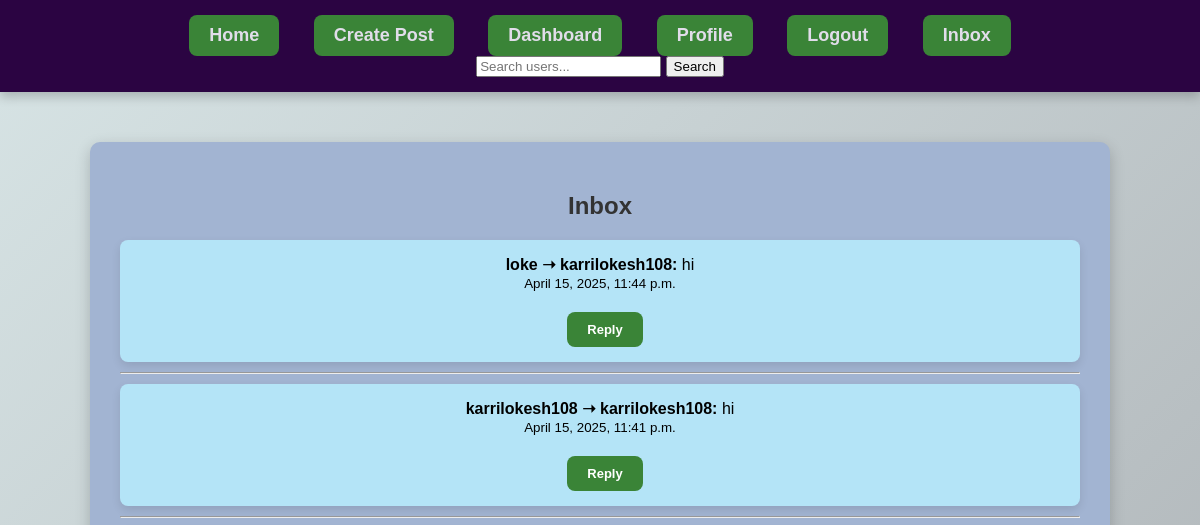
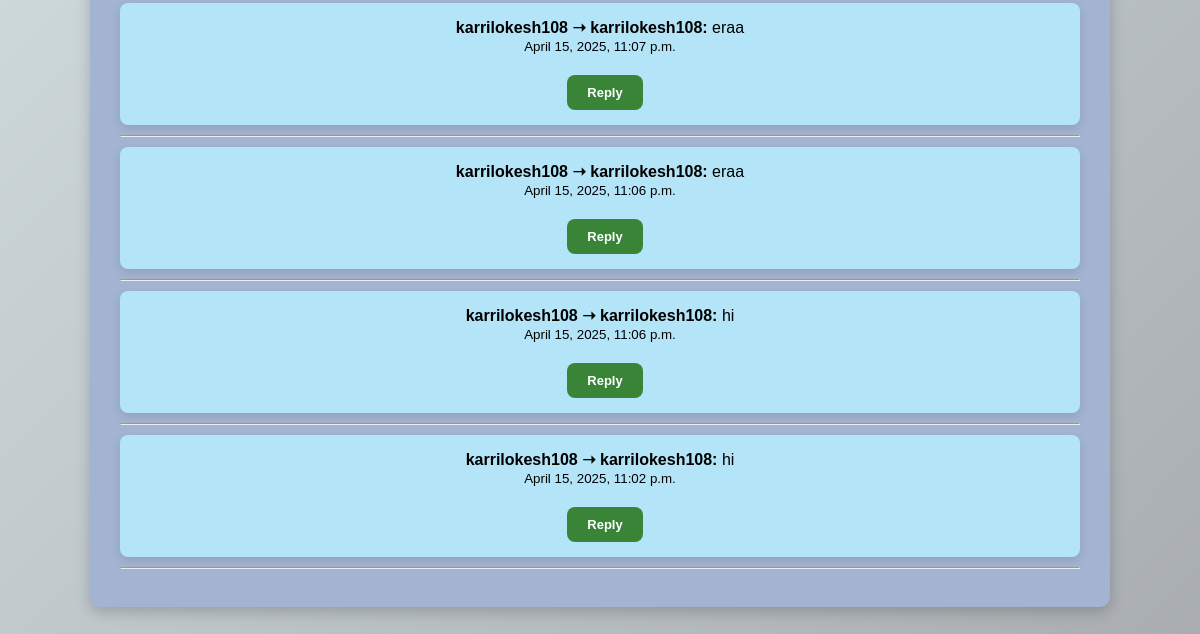
Before: /posts/inbox/ (signed in) with the older database file (2 pictures, top to bottom).
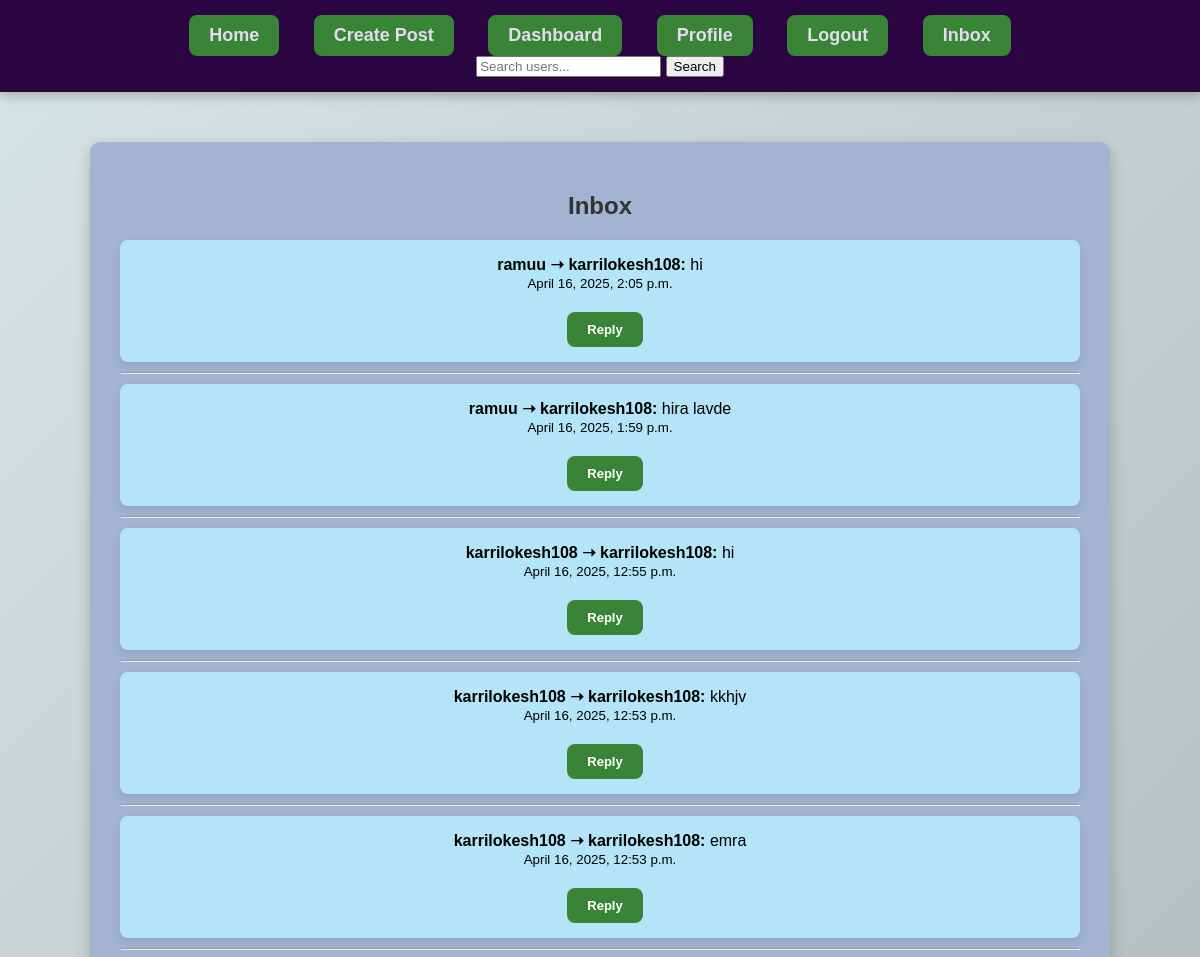
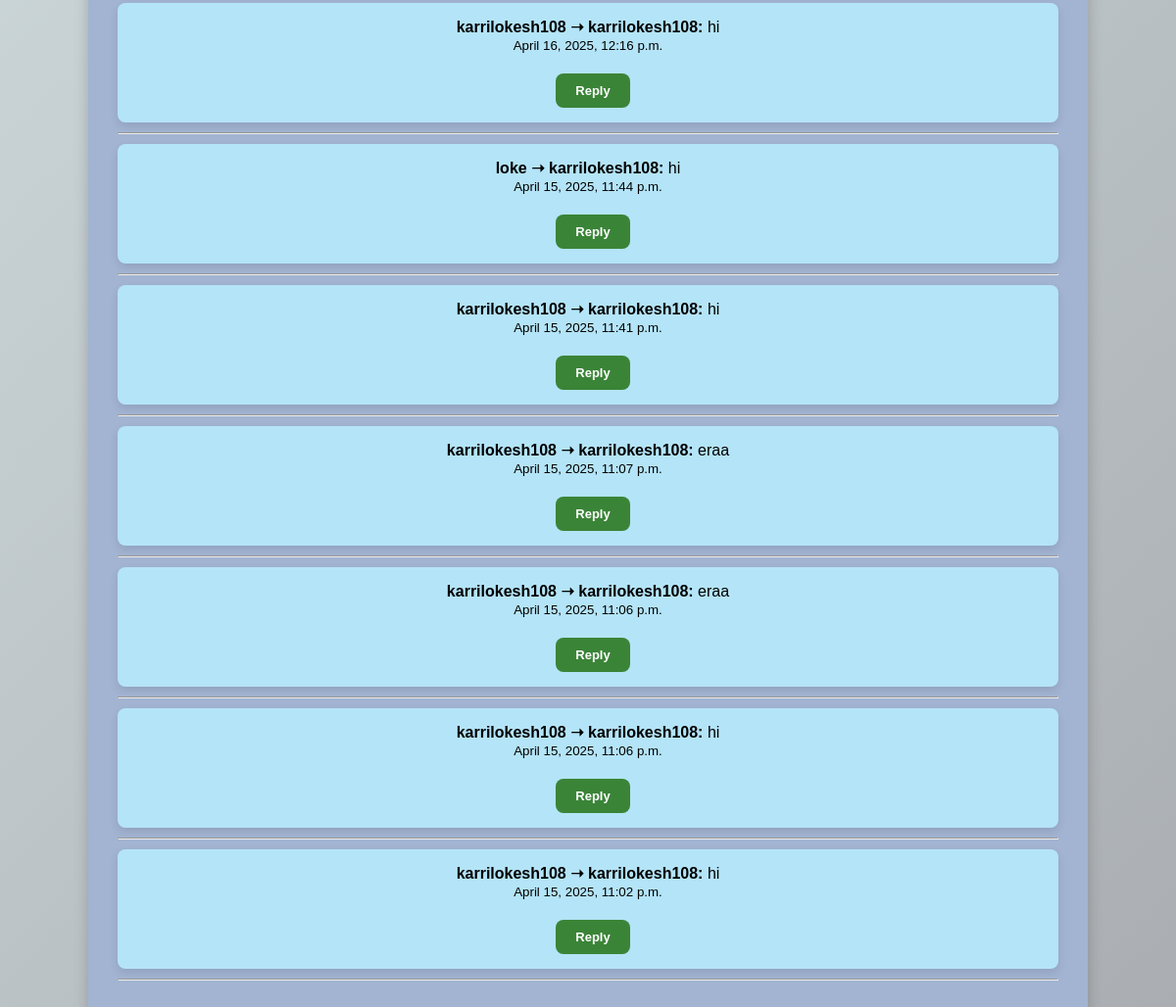
After: the same page with the newer database file (2 pictures, top to bottom).
### posts/models.py (models this page shows, shortened)
class Message(models.Model):
    sender = models.ForeignKey(User, on_delete=models.CASCADE, related_name='sent_messages')
    receiver = models.ForeignKey(User, on_delete=models.CASCADE, related_name='received_messages')
    content = models.TextField()
    timestamp = models.DateTimeField(auto_now_add=True)

### users/models.py (models this page shows, shortened)
class CustomUser(AbstractBaseUser, PermissionsMixin):
    name = models.CharField(max_length=20)
    email = models.EmailField(unique=True)
    age = models.IntegerField()
    phone= models.CharField(max_length=15, unique=True, null=True, blank=True)
    otp = models.CharField(max_length=6, null=True, blank=True)
    profile_pic = models.ImageField(upload_to='profile_pics/', null=True, blank=True, default="profile_pics/default-profile.png")
    username = models.CharField(max_length=30, unique=True, null=True, blank=True)
    bio = models.TextField(null=True, blank=True)
    first_name = models.CharField(max_length=30, null=True, blank=True)
    last_name = models.CharField(max_length=30, null=True, blank=True)
    gender = models.CharField(max_length=10, choices=[("Male", "Male"), ("Female", "Female"), ("Other", "Other")], null=True, blank=True)
    location = models.CharField(max_length=100, null=True, blank=True)
    linkedin = models.URLField(null=True, blank=True)
    github = models.URLField(null=True, blank=True)
    is_active = models.BooleanField(default=True)
    is_staff = models.BooleanField(default=False)
    firebase_uid = models.CharField(max_length=50, blank=True, null=True)
    followers = models.ManyToManyField('self', symmetrical=False, related_name='following', blank=True)
    objects = CustomUserManager()
    USERNAME_FIELD = "email"
    REQUIRED_FIELDS = ["name", "age", "phone"]

### posts/views.py (the view)
# urls.py: path('inbox/', inbox, name='inbox'),
@login_required
def inbox(request):
    received_messages = Message.objects.filter(receiver=request.user).order_by('-timestamp')
    return render(request, 'posts/inbox.html', {'messages': received_messages})

### posts/templates/posts/inbox.html
{% extends 'posts/base.html' %}
{% load static %}
{% block content %}
<link rel="stylesheet" href="{% static 'posts/inbox.css' %}">
<h2>Inbox</h2>
<ul>
    {% for msg in messages %}
    <li>
        <strong>{{ msg.sender.username }} ➝ {{ msg.receiver.username }}:</strong> {{ msg.content }}<br>
        <small>{{ msg.timestamp }}</small><br>
        <a href="{% url 'send-message' msg.sender.id %}">Reply</a>
    </li>
    <hr>
    {% empty %}
    <li>No messages</li>
    {% endfor %}
</ul>
{% endblock %}

### posts/templates/posts/base.html (shortened to what this page needs)
<!DOCTYPE html>
<html lang="en">
<head>
    {% load static %}
    <link rel="stylesheet" href="{% static 'posts/base.css' %}">
</head>
<body>
    <nav>
        <a href="{% url 'post-list' %}">Home</a>
        <a href="{% url 'post-create' %}">Create Post</a>
        <a href="{% url 'dashboard' %}">Dashboard</a>
        <a href="{% url 'profile' %}">Profile</a>
        <a href="{% url 'logout' %}">Logout</a>
        {% if request.user.is_authenticated and request.user.id %}
        <a href="{% url 'inbox' %}">Inbox</a>
        {% endif %}
        <form action="{% url 'search-users' %}" method="GET" class="search-form">
            <input type="text" name="query" placeholder="Search users...">
            <button type="submit">Search</button>
        </form>
    </nav>
    <div class="container">
        {% block content %}{% endblock %}
    </div>
</body>
</html>

### posts/static/posts/base.css (style rules this page uses)
body { font-family: Arial, sans-serif; background: linear-gradient(135deg, #381271, #dfe9f3); margin: 0; padding: 0; animation: fadeIn 1s ease-in-out; }
nav { background: #783e99; padding: 15px; text-align: center; box-shadow: 0px 5px 10px rgba(0, 0, 0, 0.2); animation: slideIn 0.8s ease-in-out; }
nav a { color: rgb(225, 221, 234); text-decoration: none; font-size: 18px; margin: 0 15px; font-weight: bold; transition: color 0.3s ease-in-out, transform 0.2s; }
.container { width: 60%; margin: 50px auto; background: white; padding: 20px; border-radius: 10px; box-shadow: 0px 5px 15px rgba(0, 0, 0, 0.2); text-align: center; animation: fadeIn 1.2s ease-in-out; }
a { display: inline-block; margin-top: 20px; margin-left: 10px; color: white; font-size: 13px; font-weight: bold; text-decoration: none; background: #7ac877; padding: 10px 20px; border-radius: 8px; transition: all 0.3s ease-in-out; }
body { font-family: Arial, sans-serif; background: linear-gradient(135deg, #f4f4f4, #dfe9f3); margin: 0; padding: 0; animation: fadeIn 1s ease-in-out; }
nav { background: #2b0442; padding: 15px; text-align: center; box-shadow: 0px 5px 10px rgba(0, 0, 0, 0.2); animation: slideIn 0.8s ease-in-out; }
.container { width: 80%; max-width: 1000px; margin: 50px auto; background: white; padding: 30px; border-radius: 10px; box-shadow: 0px 5px 15px rgba(0, 0, 0, 0.2); text-align: center; animation: fadeIn 1.2s ease-in-out; }
a { display: inline-block; margin-top: 20px; margin-left: 10px; color: white; font-size: 13px; font-weight: bold; text-decoration: none; background: #3a8437; padding: 10px 20px; border-radius: 8px; transition: all 0.3s ease-in-out; }

### posts/static/posts/inbox.css (style rules this page uses)
body { font-family: 'Poppins', sans-serif; background: linear-gradient(135deg, #d7e4e5, #a9adb1); margin: 0; padding: 0; animation: fadeIn 1s ease-in-out; }
.container { width: 80%; max-width: 1000px; margin: 50px auto; background: rgb(162, 180, 210); padding: 30px; border-radius: 10px; box-shadow: 0px 5px 15px rgba(0, 0, 0, 0.2); text-align: center; animation: fadeIn 1.2s ease-in-out; }
h2, h3 { text-align: center; color: #333; animation: slideIn 0.8s ease-in-out; }
ul { list-style: none; padding: 0; margin: 0; }
li { background: #b4e4f7; margin: 10px 0; padding: 15px; border-radius: 8px; box-shadow: 0px 4px 10px rgba(0, 0, 0, 0.1); position: relative; animation: fadeInUp 0.8s ease-in-out; transition: all 0.3s ease-in-out; }

Changed rows visible on the page:
added Message: sender.username "ramuu", receiver.username "karrilokesh108", content "hi", timestamp "April 16, 2025, 2:05 p.m."
added Message: sender.username "ramuu", receiver.username "karrilokesh108", content "hira lavde", timestamp "April 16, 2025, 1:59 p.m."
added Message: sender.username "karrilokesh108", receiver.username "karrilokesh108", content "hi", timestamp "April 16, 2025, 12:55 p.m."
added Message: sender.username "karrilokesh108", receiver.username "karrilokesh108", content "kkhjv", timestamp "April 16, 2025, 12:53 p.m."
added Message: sender.username "karrilokesh108", receiver.username "karrilokesh108", content "emra", timestamp "April 16, 2025, 12:53 p.m."
added Message: sender.username "karrilokesh108", receiver.username "karrilokesh108", content "hi", timestamp "April 16, 2025, 12:16 p.m."
